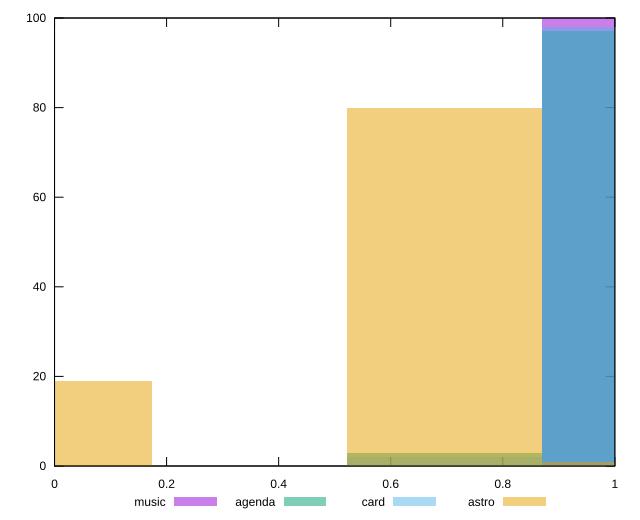

The gnuplot source for this figure:
reset

$music <<EOF
1.0443433803350757 100
EOF

$agenda <<EOF
1.0443433803350757 97
0.6962289202233838 3
EOF

$card <<EOF
1.0443433803350757 98
0.6962289202233838 2
EOF

$astro <<EOF
0.6962289202233838 80
0 19
1.0443433803350757 1
EOF

set key outside below
set boxwidth 0.3481144601116919
set xrange [0:1]
set yrange [0:100]
set trange [0:100]
set style fill transparent solid 0.5 noborder
set terminal svg size 640, 520 enhanced background rgb 'white'
set output "reports/report_00028_2021-02-24T12-49-42.674Z/cumulative-layout-shift/comparison/histogram/all_score.svg"

plot $music title "music" with boxes, \
     $agenda title "agenda" with boxes, \
     $card title "card" with boxes, \
     $astro title "astro" with boxes

reset
